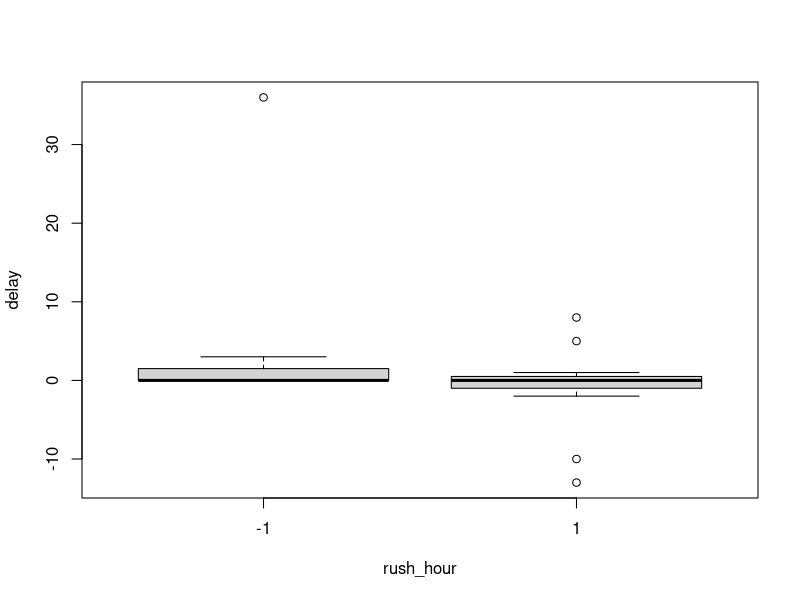
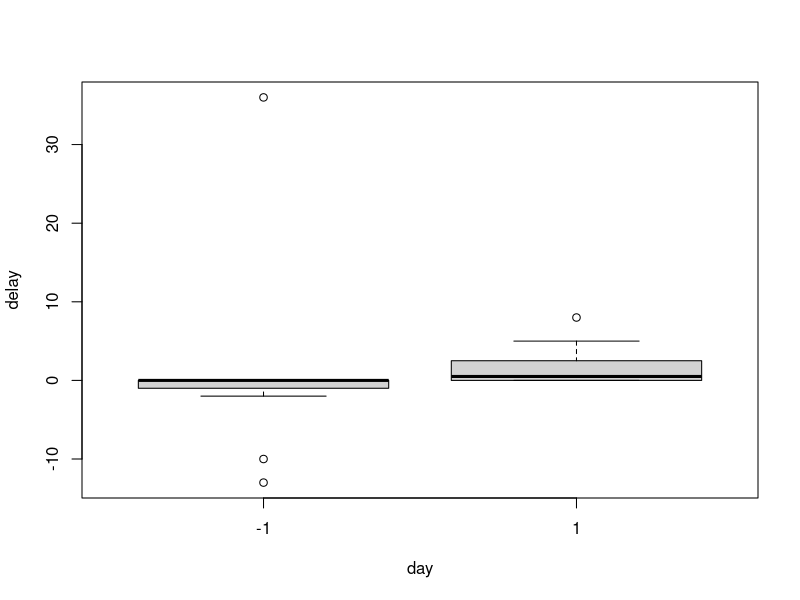
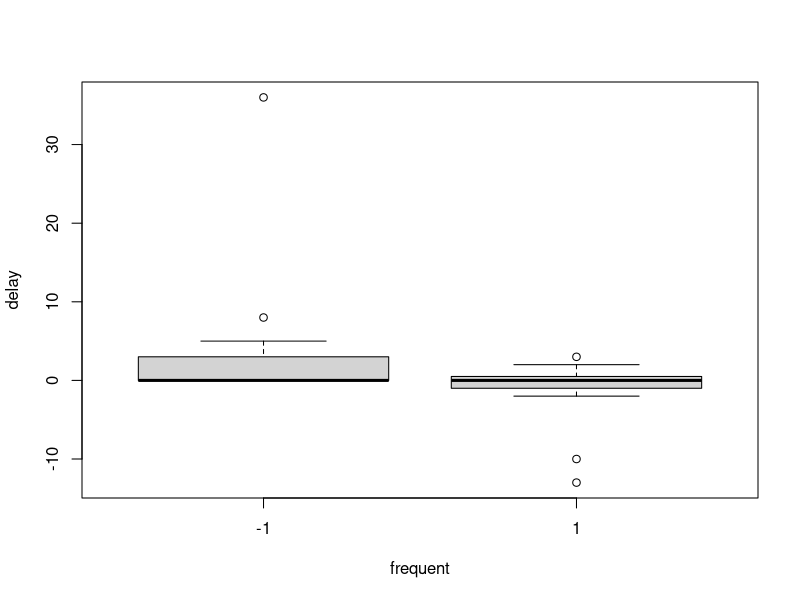
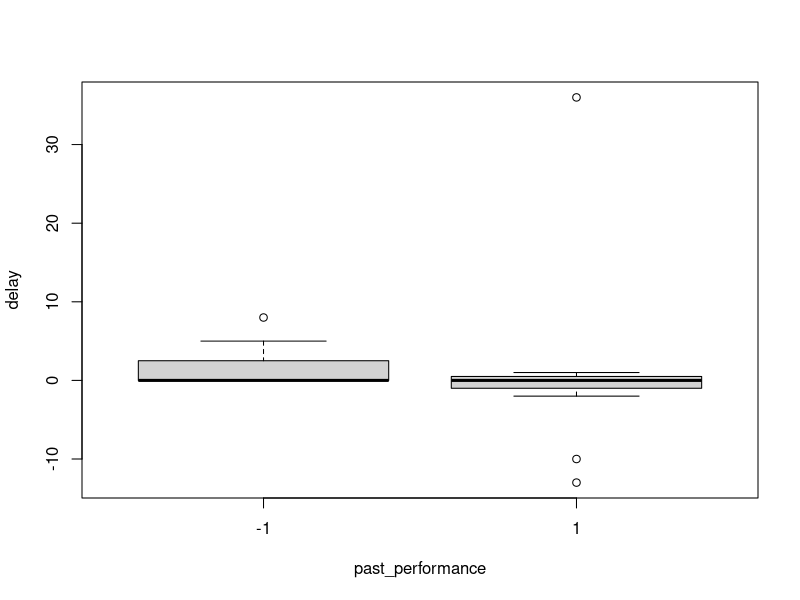
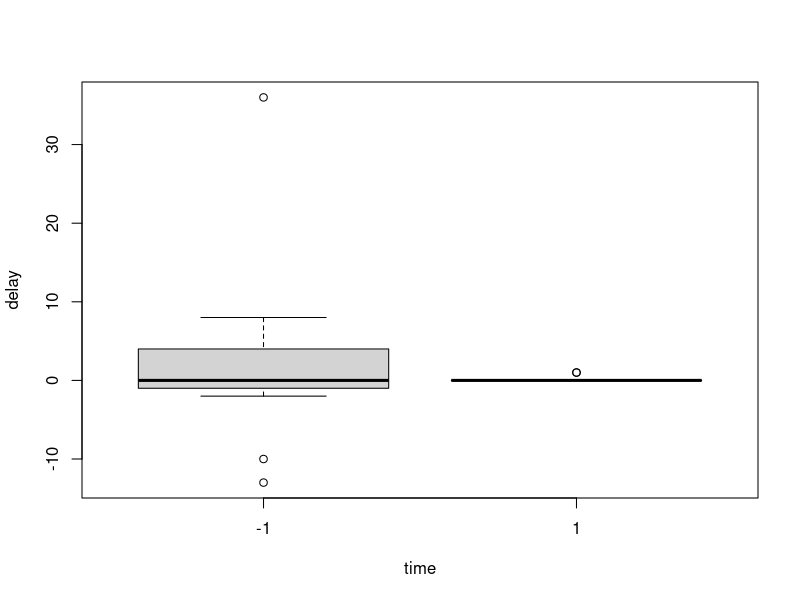
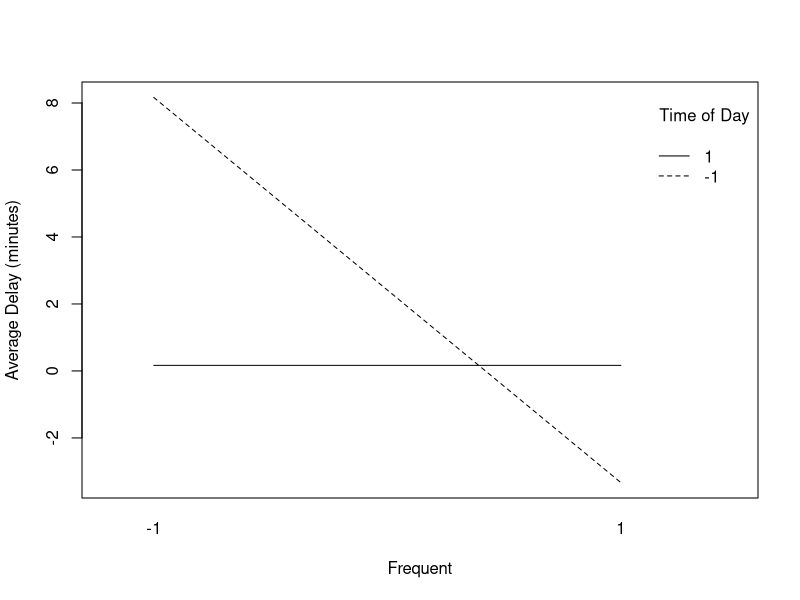

Source code (R) for these figures, in order:
## ---- chunk 1
knitr::opts_chunk$set(echo = TRUE)
library(ggplot2)
library(gridExtra)
## ---- chunk 2
# morning: 1
# rush hour = 1
# frequent = 1 : 25, 49, 99, R4
# good performance = 1: 68, 84, 99, R4
# Day 1: 1

day <- c(rep(1, 12), rep(-1, 12))
rush <- c(1, 1, 1, -1, -1, -1, 1, 1, 1, -1, -1, -1, 
          1, 1, 1, -1, -1, -1, 1, 1, 1, -1, -1, -1)
frequent <- c(1, 1, 1, -1, -1, -1, -1, -1, -1, 1, 1, 1,
              -1, -1, -1, 1, 1, 1, 1, 1, 1, -1, -1, -1)
performance <- c(1, 1, 1, 1, 1, 1, -1, -1, -1, -1, -1, -1, 
                 -1, -1, -1, -1, -1, -1, 1, 1, 1, 1, 1, 1)
morning <- c(1, 1, 1, 1, 1, 1, -1, -1, -1, -1, -1, -1, 
             1, 1, 1, 1, 1, 1, -1, -1, -1, -1, -1, -1)

delays <- c(0, 1, 0, 1, 0, 0, 8, 0, 5, 0, 2, 3, 0, 0, 0, 0, 0, 0, -13, -2, -10, 36, 0, 0)
bus <- data.frame(day = day, rush_hour = rush, frequent = frequent, past_performance = performance, time = morning, delay = delays)

bus
## ---- chunk 3
model <- lm(delay ~ ., bus)
summary(model)
## ---- chunk 4

model <- lm(delay ~ rush_hour*frequent*past_performance*time, bus)
summary(model)

## ---- chunk 5


boxplot(delay ~ rush_hour, bus)

boxplot(delay ~ day, bus)

boxplot(delay ~ frequent, bus)

boxplot(delay ~ past_performance, bus)

boxplot(delay ~ time, bus)

interaction.plot(bus$frequent, bus$time, bus$delay, xlab = "Frequent", ylab = "Average Delay (minutes)", trace.label = "Time of Day")
